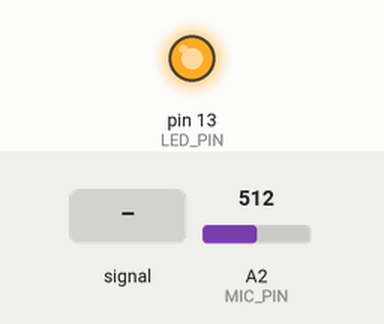
This sketch was run on a simulated Arduino Uno, built with avr-gcc and run on an emulated ATmega328P. Shown: output pins drawn as LEDs (lit = HIGH). The test bench sets the inputs (shaded band); at power-on: A2 (MIC_PIN) = 512. What the sketch prints to the serial monitor is not drawn.

Above: at 1.2 s.
1.3 s: A2 (MIC_PIN) fed a 200 Hz sine of ±81 counts around its level
At 2.3 s:
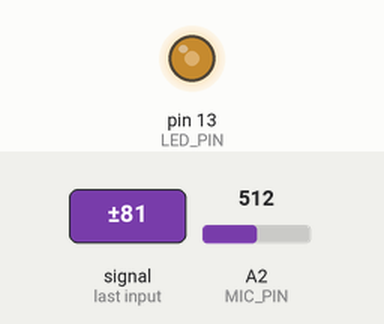
4.3 s: A2 (MIC_PIN) set to 716
5.8 s: A2 (MIC_PIN) fed a 1000 Hz sine of ±255 counts around its level
8.8 s: A2 (MIC_PIN) set to 900
10.3 s: A2 (MIC_PIN) set to 911
11.8 s: A2 (MIC_PIN) set to 931
Timing chart, 0 to 14.3 s (numbered marks = the images above; inputs shaded):
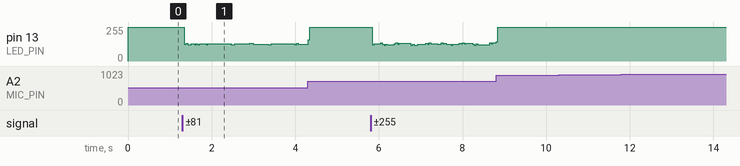

The sketch:

micro_example.ino
```cpp
#define LED_PIN 13
#define MIC_PIN A2
#define SENSITIVITY 20

bool led_State;
int lastMic;
int mic;

void setup() {
    Serial.begin(115200);
    pinMode(LED_PIN, OUTPUT);
    pinMode(MIC_PIN, INPUT);
}

void loop() {

    mic = analogRead(MIC_PIN);
    int delta = mic - lastMic;
    lastMic = mic;

    Serial.print(mic);

    if(abs(delta) > SENSITIVITY){
        if(led_State){
            digitalWrite(LED_PIN, LOW);
            led_State = false;
        } else {
            digitalWrite(LED_PIN, HIGH);
            led_State = true;
        }
    }

    delay(1);
}
```

Measured:
- after the input at 10.3 s, every drawn part: stays the same
- after the input at 11.8 s, every drawn part: stays the same
